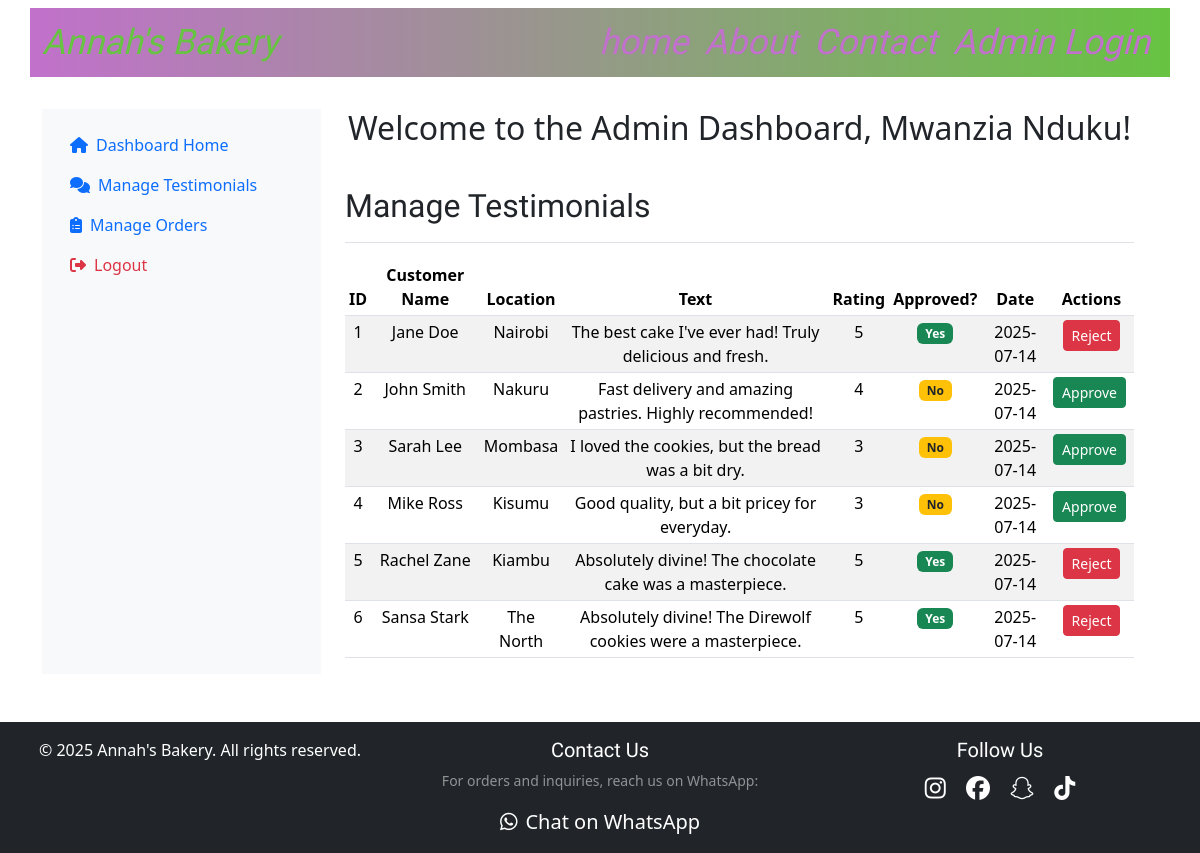
/admin/testimonials (signed in), run on an earlier commit of the app's database.
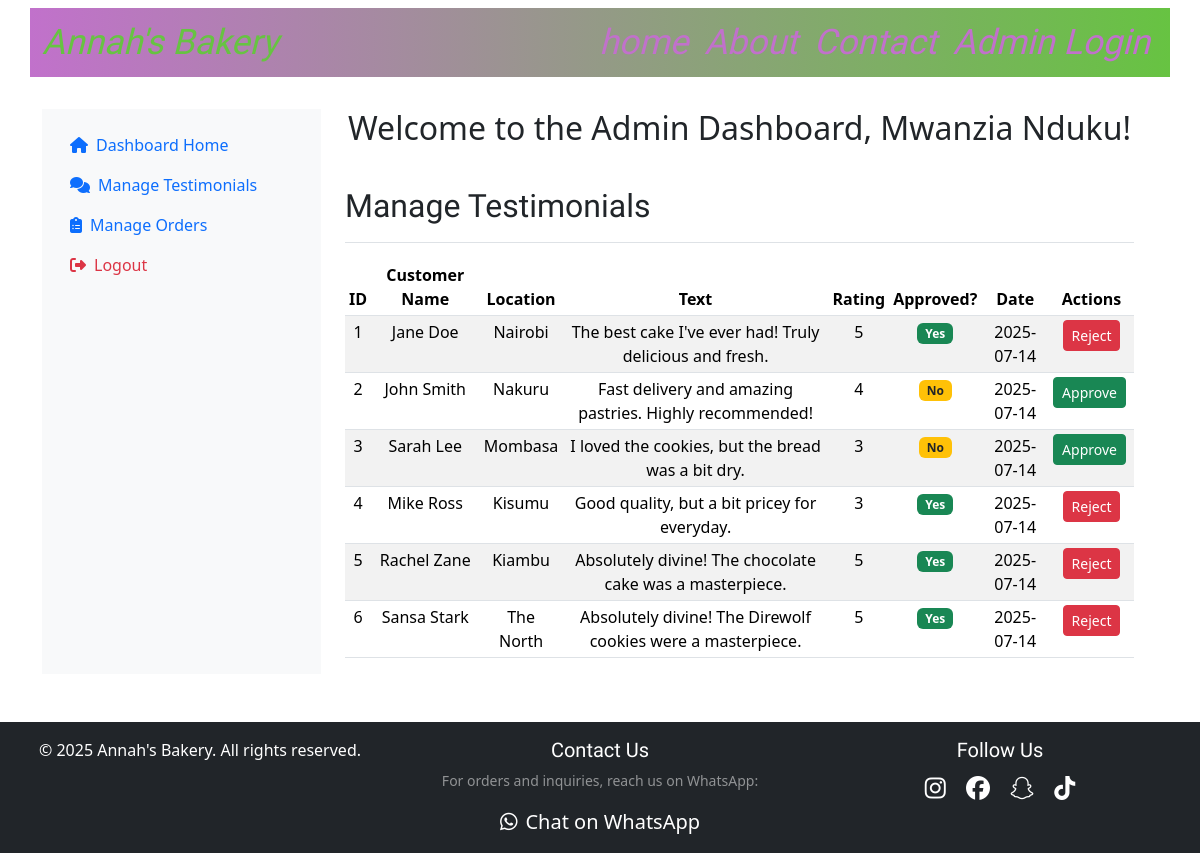
And on a later commit of the database.
### models.py (models this page shows, shortened)
class Testimonial(db.Model):
    id = db.Column(db.Integer, primary_key=True)
    customer_name = db.Column(db.String(100), nullable=False)
    customer_location = db.Column(db.String(100))
    testimonial_text = db.Column(db.Text, nullable=False)
    rating = db.Column(db.Integer)
    image_url = db.Column(db.String(200))
    created_at = db.Column(db.DateTime, default=db.func.current_timestamp())
    is_approved = db.Column(db.Boolean, default=False)

### app.py (the view)
@app.route("/admin/testimonials")
@login_required
def admin_testimonials():
    testimonials = Testimonial.query.order_by(Testimonial.created_at.desc()).all()
    return render_template("admin/testimonials.html", testimonials=testimonials, username=current_user.username)

### app.py (called while the page is built)
@app.context_processor
def inject_now():
    return {'now': datetime.now(timezone.utc)}

@login_manager.user_loader
def load_user(user_id):
    return User.query.get(int(user_id))

### templates/admin/testimonials.html (shortened to what this page needs)
{% extends "dashboard.html" %}
{% block admin_content %}
    <div class="d-flex justify-content-between flex-wrap flex-md-nowrap align-items-center pt-3 pb-2 mb-3 border-bottom">
        <h1 class="h2">Manage Testimonials</h1>
    </div>
    <div class="table-responsive">
        <table class="table table-striped table-sm">
            <thead>
                <tr>
                    <th>ID</th>
                    <th>Customer Name</th>
                    <th>Location</th>
                    <th>Text</th>
                    <th>Rating</th>
                    <th>Approved?</th>
                    <th>Date</th>
                    <th>Actions</th>
                </tr>
            </thead>
            <tbody>
                {% for testimonial in testimonials %}
                <tr>
                    <td>{{ testimonial.id }}</td>
                    <td>{{ testimonial.customer_name }}</td>
                    <td>{{ testimonial.customer_location }}</td>
                    <td>{{ testimonial.testimonial_text }}</td>
                    <td>{{ testimonial.rating}}</td>
                    <td>
                        {% if testimonial.is_approved %}
                            <span class="badge bg-success">Yes</span>
                        {% else %}
                            <span class="badge bg-warning text-dark">No</span>
                        {% endif %}
                    </td>
                    <td>{{ testimonial.created_at.strftime('%Y-%m-%d') }}</td>
                    <td>
                        {% if not testimonial.is_approved %}
                            <a href="{{ url_for('admin_testimonial_action', testimonial_id=testimonial.id, action='approve') }}" class="btn btn-sm btn-success me-1">Approve</a>
                        {% else %}
                            <a href="{{ url_for('admin_testimonial_action', testimonial_id=testimonial.id, action='reject') }}" class="btn btn-sm btn-danger" onclick="return confirm('Are you sure you want to reject and delete this testimonial? This action can not be undone!');">Reject</a>
                        {% endif %}
                    </td>
                </tr>
                {% else %}
                <tr>
                    <td colspan="8" class="text-center">No testimonial found</td>
                </tr>
                {% endfor %}
            </tbody>
        </table>
    </div>
{% endblock %}

What changed in the data, as far as the page shows it:
changed Testimonial "Mike Ross": is_approved "No Approve" → "Yes Reject"
